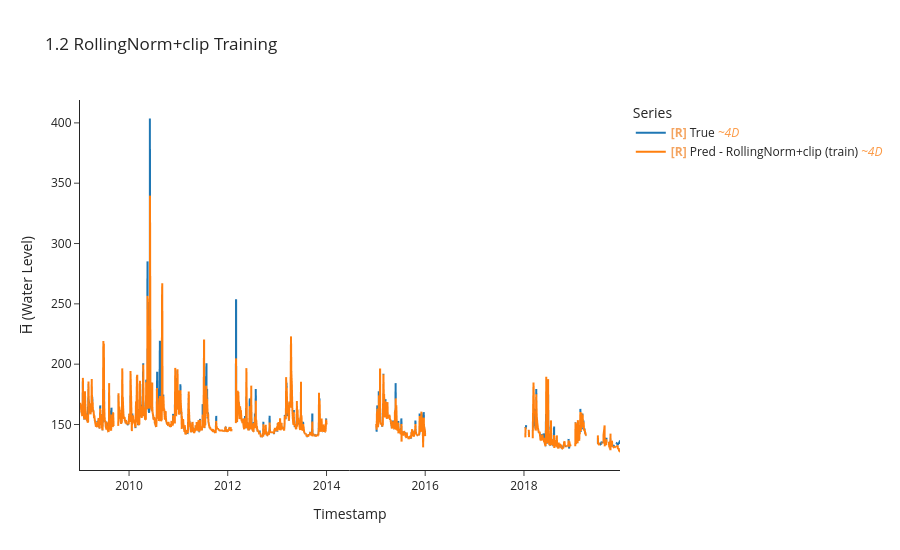

Notebook cell for this chart:
### Markdown cell above
## 1.2 RollingNorm + y_clip (Leak-Fixed Baseline)

### Code cell
import torch
torch.manual_seed(42)

# RollingNorm with y_scaled clamped to [-5, 5]” leak fixed, same Adam baseline
train_ds_roll = uf.RollingNormTimeSeriesDataset(x_train, y_train, H_BAR_INDEX, y_clip=5.0)
test_ds_roll  = uf.RollingNormTimeSeriesDataset(x_test,  y_test,  H_BAR_INDEX, y_clip=5.0)

model_roll, opt_roll, crit_roll = build_mlp(LOOKBACK * N_FEATURES, HORIZON)

y_tr_roll, y_pr_roll, idx_roll, losses_roll = uf.train_model_online(
    model_roll, opt_roll, crit_roll,
    train_ds_roll, train_df,
    LOOKBACK, HORIZON, BATCH_SIZE,
)

uf.calculate_metrics_and_plot(
    {"RollingNorm+clip (train)": (y_tr_roll, y_pr_roll, idx_roll)},
    plot_title="1.2 RollingNorm+clip Training",
    export_metrics=True, export_html=True,
    export_file_name="results/training/online/p1_rolling_clip",
)

### Figure 1 — Plotly figure (JSON) as saved in the notebook; plotly's stock layout.template omitted (floating-point values rounded to 4 significant figures; data arrays with more than 128 entries replaced by an {"elided": "..."} marker saying what was removed)
{"data": [{"hovertemplate": "Legend=True<br>Timestamp=%{x}<br>H̅ (Water Level)=%{y}<extra></extra>", "legendgroup": "True", "line": {"color": "#1f77b4", "dash": "solid", "width": 2}, "marker": {"symbol": "circle"}, "mode": "lines", "name": "<b style=\"color:sandybrown\">[R]</b> True <i style=\"color:#fc9944\">~4D</i>", "showlegend": true, "type": "scattergl", "uid": "ade13135-25e7-4a17-8ad5-fc3bd40a7207", "x": {"elided": "1011 str values"}, "xaxis": "x", "y": {"elided": "1011 float values"}, "yaxis": "y"}, {"hovertemplate": "Legend=Pred - RollingNorm+clip (train)<br>Timestamp=%{x}<br>H̅ (Water Level)=%{y}<extra></extra>", "legendgroup": "Pred - RollingNorm+clip (train)", "line": {"color": "#ff7f0e", "dash": "solid", "width": 2}, "marker": {"symbol": "circle"}, "mode": "lines", "name": "<b style=\"color:sandybrown\">[R]</b> Pred - RollingNorm+clip (train) <i style=\"color:#fc9944\">~4D</i>", "showlegend": true, "type": "scattergl", "uid": "29b8f676-f768-42fd-888d-e970184cc32b", "x": {"elided": "1013 str values"}, "xaxis": "x", "y": {"elided": "1013 float values"}, "yaxis": "y"}], "layout": {"height": 550, "legend": {"title": {"text": "Series"}, "tracegroupgap": 0}, "title": {"text": "1.2 RollingNorm+clip Training"}, "xaxis": {"anchor": "y", "domain": [0, 1], "title": {"text": "Timestamp"}}, "yaxis": {"anchor": "x", "domain": [0, 1], "title": {"text": "H̅ (Water Level)"}}}}
